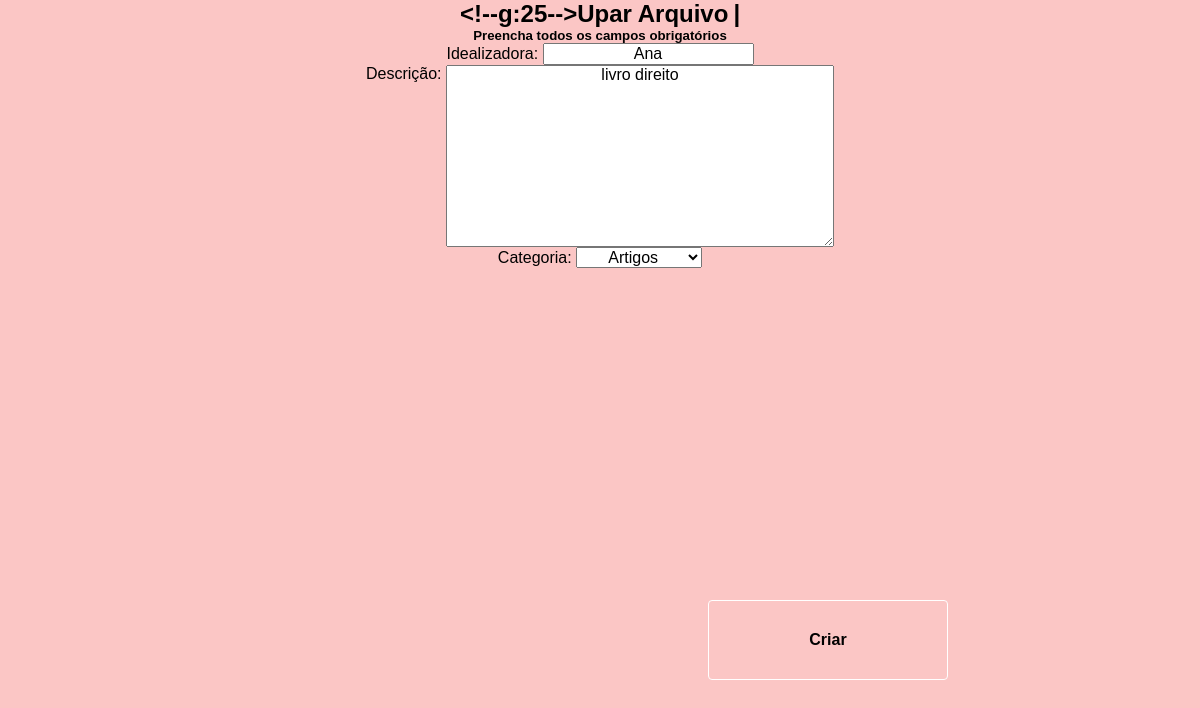
Screenshot of /editar/arquivo/2 with the database file from the repository.
### materiais/models.py (models this page shows, shortened)
class Arquivo(models.Model):
    idealizadora = models.CharField(max_length=50)
    descricao = models.TextField(verbose_name="Descrição")
    created_at = models.DateTimeField(auto_now_add=True)
    arquivo = models.FileField(upload_to='pdf/')
    categoria = models.ForeignKey(Categoria, on_delete=models.PROTECT)

### materiais/views.py (the view)
# urls.py: path('editar/arquivo/<int:pk>', ArquivoUpdate.as_view(), name='editar-arquivo'),
class ArquivoUpdate(UpdateView):
    model = Arquivo
    fields = ['idealizadora', 'descricao', 'categoria']
    template_name = 'materiais/form-arquivo.html'
    success_url = reverse_lazy('inicio')

### materiais/models.py (called while the page is built)
    def __str__(self):
        return self.nome

### materiais/templates/materiais/form-arquivo.html (shortened to what this page needs)
{% extends 'paginas/base.html' %}
{% load static %}
    {% block conteudo %}
    <h2>Upar Arquivo</h2>
    <h5>Preencha todos os campos obrigatórios</h5>
    <form action="" method="POST">
        {{ form.as_p }}
        <button type="submit">Criar</button>
    </form>
{% endblock %}

### static/css/venus.css (style rules this page uses)
* { margin: 0px; padding: 0px; box-sizing: border-box; text-align: center; }
body { height: 100%; margin: 0px; padding: 0px; text-align: center; width: 100%; overflow-x: hidden; background-repeat: no-repeat; }
h2::after { content: '|'; margin-left: 5px; opacity: 1; animation: pisca .7s infinite; }
button { position: absolute; top: 80%; left: 69%; transform: translate(-50%, -50%); }
button { background: none; color: black; font-weight: 900; width: 240px; height: 80px; border: 1px solid white; font-size: 18px; font-family: 'Ubuntu', sans-serif; border-radius: 4px; transition: .6s; overflow: hidden; }
button:before { content: ''; display: block; position: absolute; background: rgba(255, 255, 255, .5) ; width: 60px; height: 100%; left: 0; top: 0; opacity: .5s; filter: blur(30px); transform: translateX(-130px) skewX(-15deg); }
button:after { content:''; display: block; position: absolute; background: rgba(255, 255, 255, .2); width: 30px; height: 100%; left: 30px; top: 0; opacity: 0; filter: blur(30px); transform: translate(-100px) scaleX(-15deg); }

### rows the page displays
Arquivo: idealizadora "Ana", descricao "livro direito", categoria "Artigos"
